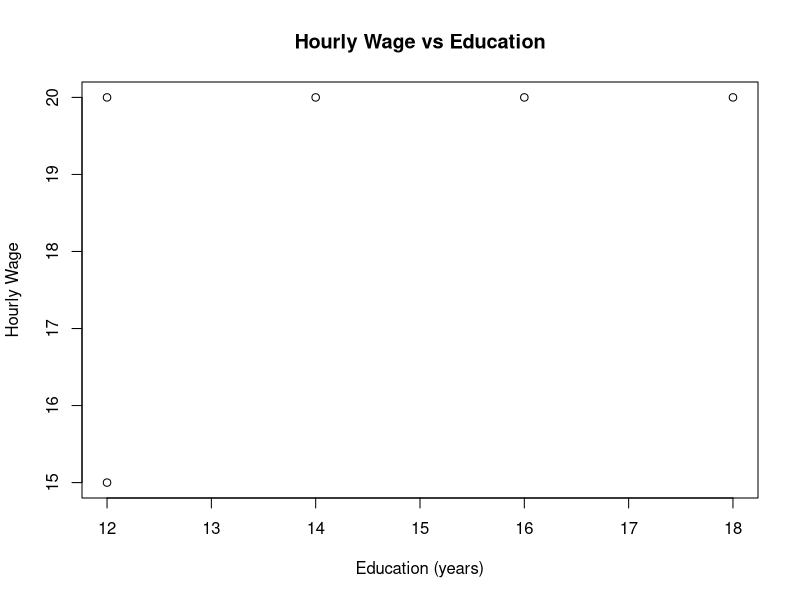

R code for this plot:


# simulated labor data

df <- data.frame(
  id = c(1, 2, 3, 4, 4, 5, 6),
  earnings = c(600, 800, 500, 700, 700, NA, 900),
  hours = c(40, 40, 25, 35, 35, 40, 45),
  female = c(1, 0, 1, 0, 0, 1, 0),
  education = c(12, 16, 14, 12, 12, 13, 18)
)

df <- df[!duplicated(df$id), ]

df <- df[!is.na(df$earnings), ]

df$hourly_wage <- df$earnings / df$hours

model <- lm(hourly_wage ~ female + education, data = df)
print(summary(model))

png("outputs/figures/education_wage_plot.png")

plot(df$education, df$hourly_wage,
main = "Hourly Wage vs Education",
xlab = "Education (years)",
ylab = "Hourly Wage")

dev.off()